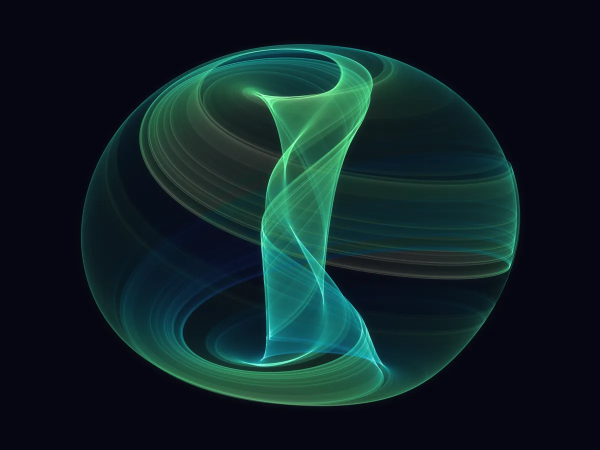
#> input picture assets/deck/aizawa.webp, 1200 x 900 px, given in place of halloween.webp, which was not available (shown at 1/2 size)
$ python generate_fullart.py
#> lines starting #> are read from the running program, lines starting #| are printed output that depends on the picture
"""Compose full-bleed cards from our own symmetric-icon renders.

The source orbit is never stretched: it is centred at its original 4:3 aspect
ratio over a softly painted portrait derived from the same image. The curves,
glints and background below the orbit are decorative, not orbit trajectories.
Run after color_symmetry.py: python3 assets/deck/generate_fullart.py
"""
from pathlib import Path
import math
import random
import numpy as np
from PIL import Image, ImageDraw, ImageFilter

ROOT = Path(__file__).resolve().parent
W, H = 900, 1257
CASES = {
    'halloween': ((88, 49, 10), (43, 20, 70), (255, 205, 102), 6),
    'french-glass': ((17, 92, 108), (34, 22, 101), (130, 245, 226), 9),
    'mayan-bracelet': ((113, 39, 83), (17, 66, 105), (255, 190, 148), 7),
}

for index, (name, (colour_a, colour_b, highlight, symmetry)) in enumerate(CASES.items()):
    rng = random.Random(91 + index)
    source = Image.open(ROOT / f'{name}.webp').convert('RGB')
#> source is the input picture: PIL image 1200x900 RGB; mean R, G, B 14.1, 34.1, 37.4
    if name == 'halloween':
        # The black/gold edition uses a gold exposure of the same orbit.
        # Only colour changes; the computed geometry remains untouched.
        pixels = np.asarray(source, dtype=np.float32)
        lum = np.dot(pixels, [0.299, 0.587, 0.114])
        gold = np.stack((lum*1.35, lum*.95, lum*.36), axis=-1)
        source = Image.fromarray(np.uint8(np.clip(gold, 0, 255)))
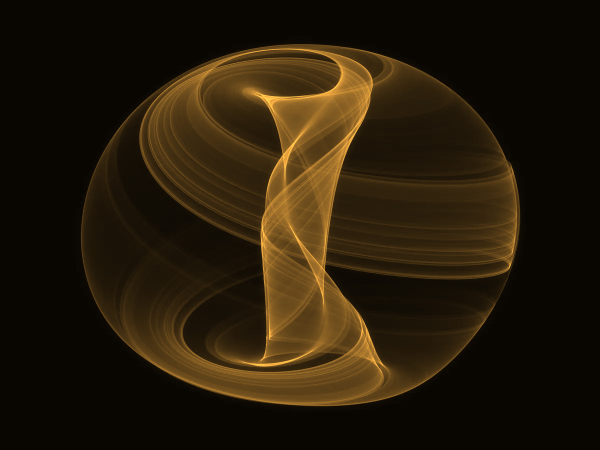
#> source: PIL image 1200x900 RGB (shown at 1/2 size); mean R, G, B 38, 26.5, 9.7
    # Cover only the background with a blurred version: the orbit itself below is
    # shown at its original aspect ratio, never squashed into portrait geometry.
    enlarged = source.resize((1676, H), Image.Resampling.LANCZOS)
    background = enlarged.crop(((1676-W)//2, 0, (1676+W)//2, H)).filter(ImageFilter.GaussianBlur(65))
    base = np.asarray(background, dtype=np.float32)
    yy, xx = np.mgrid[0:H, 0:W].astype(np.float32)
    glow_a = np.exp(-(((xx/W-.18)/.45)**2 + ((yy/H-.23)/.44)**2))
    glow_b = np.exp(-(((xx/W-.85)/.48)**2 + ((yy/H-.72)/.43)**2))
    base = base*.62 + glow_a[...,None]*np.array(colour_a)*.43 + glow_b[...,None]*np.array(colour_b)*.46
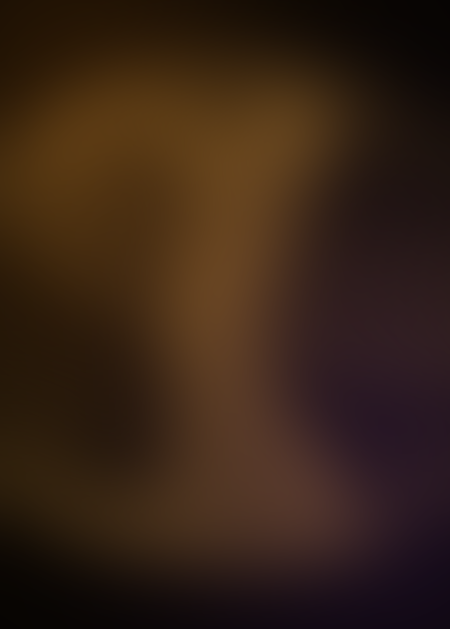
#> base: shape (1257, 900, 3) float64 (shown at 1/2 size); mean R, G, B 55, 35.1, 21.9
    canvas = Image.fromarray(np.uint8(np.clip(base, 0, 255))).convert('RGBA')

    # Light trails and specks form a continuous field above and below the art.
    light = Image.new('RGBA', (W, H))
#> light: PIL image 900x1257 RGBA; every value is 0
    draw = ImageDraw.Draw(light)
    col = tuple(highlight)
    for j in range(symmetry):
        theta = 2*math.pi*j/symmetry + .1*index
        points = []
        for k in range(120):
            t = k/119
            angle = theta + 2.9*t
            radius = 185 + 400*t
            points.append((450 + math.cos(angle)*radius, 440 + math.sin(angle)*radius*.78 + 310*t))
        draw.line(points, fill=(*col, 32 + j%3*12), width=2)
    for _ in range(125):
        x, y = rng.randrange(W), rng.randrange(H)
        radius = rng.choice([1, 1, 1, 2])
        alpha = rng.randrange(28, 100)
        draw.ellipse((x-radius, y-radius, x+radius, y+radius), fill=(*col, alpha))
        if radius == 2:
            draw.line((x-5, y, x+5, y), fill=(*col, alpha//2), width=1)
            draw.line((x, y-5, x, y+5), fill=(*col, alpha//2), width=1)
    canvas = Image.alpha_composite(canvas, light)

    # The 4:3 orbit is centred in the upper portion, with soft edges that merge
    # into the portrait rather than forming a rectangular illustration window.
    # Halloween is the dramatic black-and-gold edition: let its orbit fill
    # most of the card width and reach behind the text, as on a full-art print.
    art_w = 1620 if name == 'halloween' else 1125 if name == 'mayan-bracelet' else W
#> art_w = 1620
    art_h = round(art_w * source.height / source.width)
#> art_h = 1215
    art = source.resize((art_w, art_h), Image.Resampling.LANCZOS).convert('RGBA')
    ax = np.arange(art_w)[None, :]
    ay = np.arange(art_h)[:, None]
#> ay = 1215 values from 0 to 1214
    edge = np.minimum(np.minimum(ax/100, (art_w-1-ax)/100), np.minimum(ay/100, (art_h-1-ay)/200))
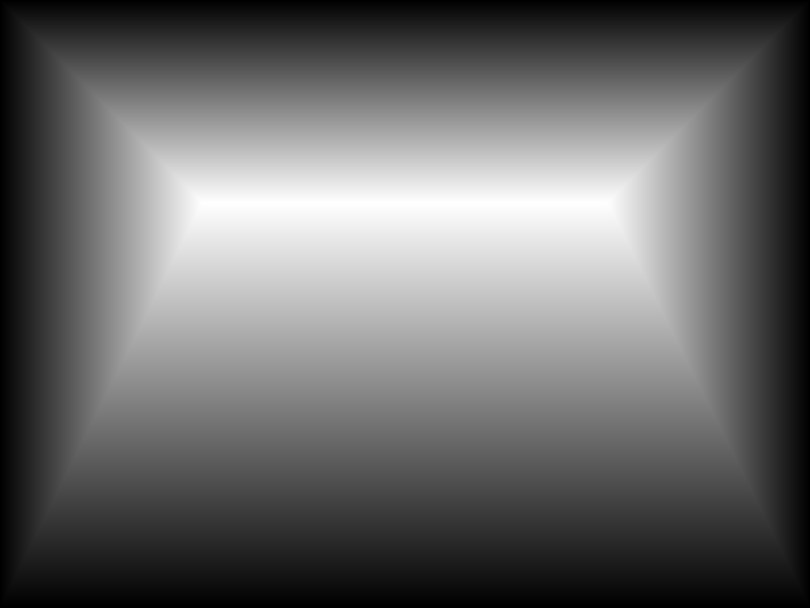
#> edge: shape (1215, 1620) float64 (shown at 1/2 size); min 0, max 4.04, mean 1.68; drawn with min black and max white
    alpha = np.uint8(np.clip(edge, 0, 1)*255)
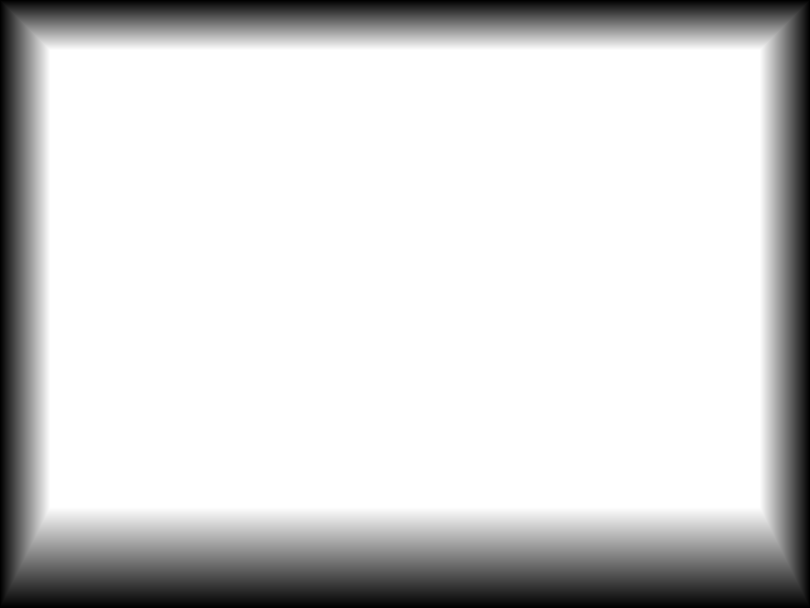
#> alpha: shape (1215, 1620) (shown at 1/2 size); min 0, max 255, mean 209.9
    art.putalpha(Image.fromarray(alpha, 'L'))
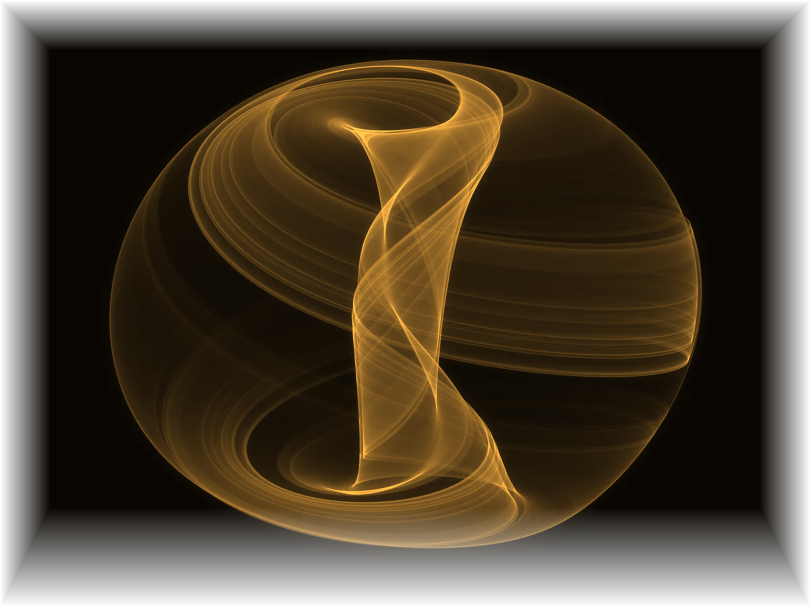
#> art: PIL image 1620x1215 RGBA (shown at 1/2 size); mean R, G, B, A 38, 26.5, 9.7, 209.9; transparent parts drawn white
    canvas.alpha_composite(art, ((W-art_w)//2, -100 if name == 'halloween' else -15 if name == 'mayan-bracelet' else 38))
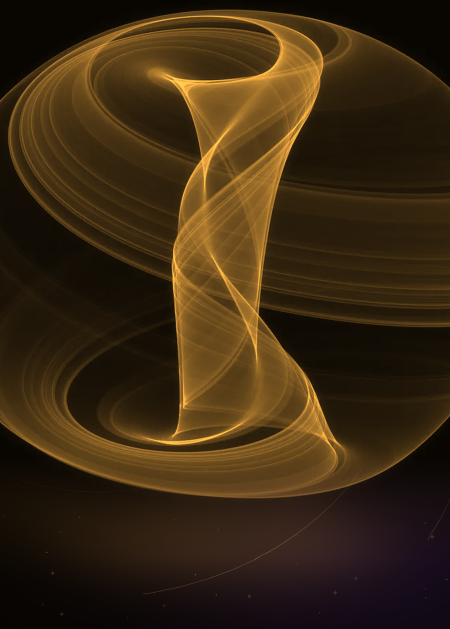
#> canvas: PIL image 900x1257 RGBA (shown at 1/2 size); mean R, G, B, A 59.4, 41.2, 17.8, 255
    canvas.convert('RGB').save(ROOT / f'full-{name}.webp', 'WEBP', quality=88, method=6)
#> pass 2 of the loop `for index, (name, (colour_a, colour_b, highlight, symmetry)) in enumer..`:
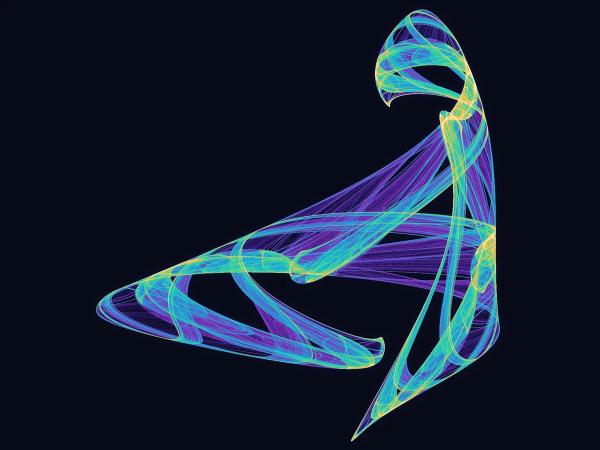
#> input picture assets/deck/bedhead.webp, 1200 x 900 px, given in place of french-glass.webp, which was not available (shown at 1/2 size)
#> source is the input picture: PIL image 1200x900 RGB; mean R, G, B 21.1, 32.6, 51.9
#> `base = base*.62 + glow_a[...,None]*np.array(colour_a)*.43 + glow_b[.....`:
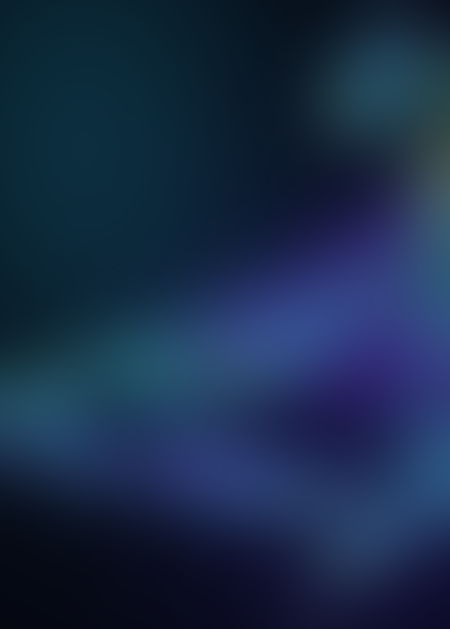
#> base: shape (1257, 900, 3) float64 (shown at 1/2 size); mean R, G, B 25, 44, 73.3
#> the loop `for j in range(symmetry):` made 9 passes
#> theta on passes 1 to 8: 0.1, 0.798, 1.5, 2.19, 2.89, 3.59, 4.29, 4.99
#> the loop `for _ in range(125):` made 125 passes
#> (x, y) on passes 1 to 8: (431, 1057), (583, 1070), (858, 159), (44, 53), (620, 321), (761, 339), (810, 948), (371, 842)
#> art_w = 900
#> art_h = 675
#> edge: shape (675, 900) float64
#> alpha: shape (675, 900)
#> `canvas.alpha_composite(art, ((W-art_w)//2, -100 if name == 'halloween'..`:
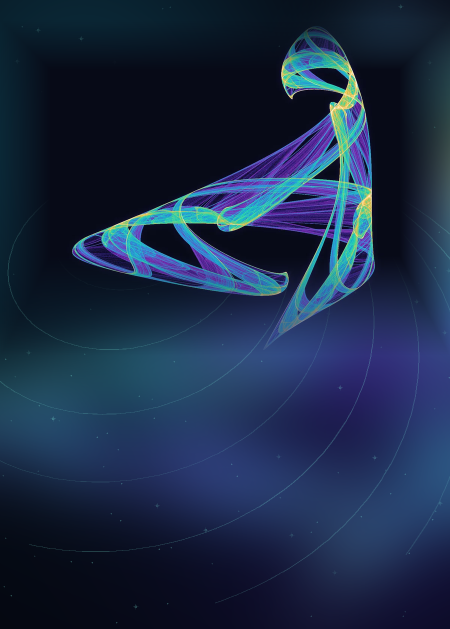
#> canvas: PIL image 900x1257 RGBA (shown at 1/2 size); mean R, G, B, A 26.7, 42.6, 71, 255

# An original fingerprint-like engraving for the alternate-art foil. Each ridge
# is slightly displaced, so it reads as an etched contour rather than a grid.
mask = Image.new('L', (W*2, H*2), 0)
#> mask: PIL image 1800x2514 L; every value is 0
ridge_draw = ImageDraw.Draw(mask)
for n in range(3, 67):
    radius = n * 6.4
    points = []
    for k in range(181):
        angle = 2 * math.pi * k / 180
        wobble = 1 + .075 * math.sin(3 * angle + n * .12) + .035 * math.cos(5 * angle - n * .07)
        x = 450 + radius * wobble * math.cos(angle)
        y = 610 + radius * 1.28 * wobble * math.sin(angle)
        points.append((round(x*2), round(y*2)))
    ridge_draw.line(points, fill=230, width=5, joint='curve')
mask = mask.resize((W, H), Image.Resampling.LANCZOS)
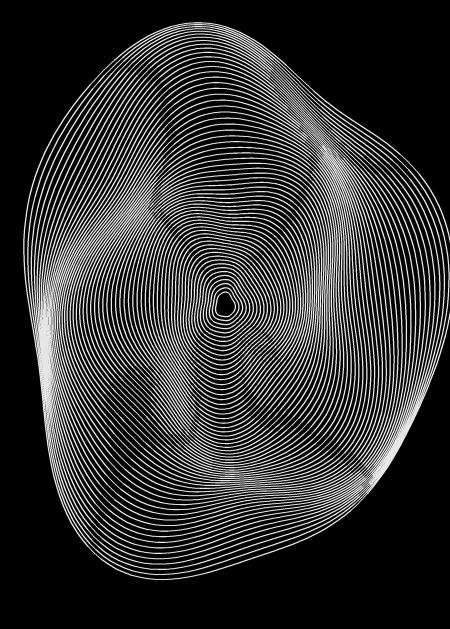
#> mask: PIL image 900x1257 L (shown at 1/2 size); min 0, max 255, mean 52.2
rgba = Image.new('RGBA', (W, H), 'white')
#> rgba: PIL image 900x1257 RGBA; every value is 255
rgba.putalpha(mask)
rgba.save(ROOT / 'foil' / 'symmetric-ridges.webp', 'WEBP', lossless=True, method=6)
